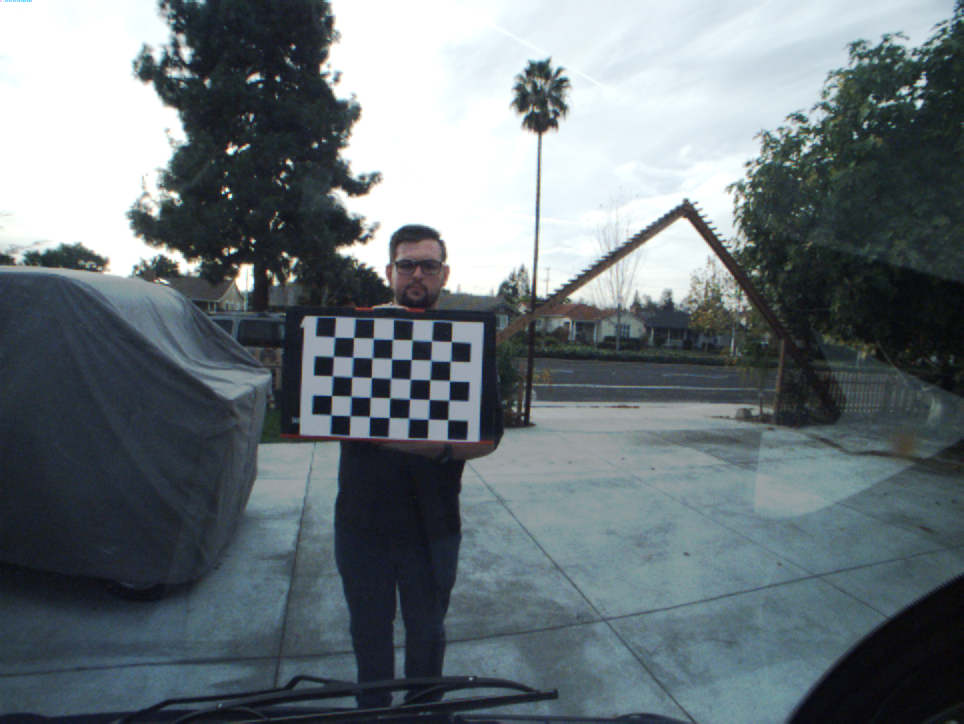
#> input picture scripts/cal_imgs/image001.png, 964 x 724 px; its folder holds only this picture in this run
$ jupyter execute --allow-errors 'Camera Calibration.ipynb'   (shell and % lines are left out)
#> lines starting #> are read from the running program, lines starting #| are printed output that depends on the picture; after the words box and inside, x2 and y2 are one past the last pixel; in counts of white or black regions, pixels touching at a corner belong together; long printed decimals are rounded
[cell 1]
import cv2
import glob, os
from matplotlib import pyplot as plt
import numpy as np

[cell 2]
cal_images_path = 'cal_imgs'
pattern_size = (7,5)
cal_imgs_with_Corners = 'imgs_w_corners'
undistorted_imgs_path = 'imgs_undistorted'

[cell 3]
imgs_path = glob.glob(cal_images_path+'/image*.png')

img_path = imgs_path[0]
#read the image
img = cv2.imread(img_path)
#> img is the input picture: shape (724, 964, 3); mean B, G, R 121.6, 116.5, 106.2
# plot the image
plt.figure(figsize=(16,10))
plt.imshow(cv2.cvtColor(img, cv2.COLOR_BGR2RGB))
plt.show()

[cell 4]
## find the corners of the checker board.

# turn the image to gray
img_gray = cv2.cvtColor(img,cv2.COLOR_BGR2GRAY)
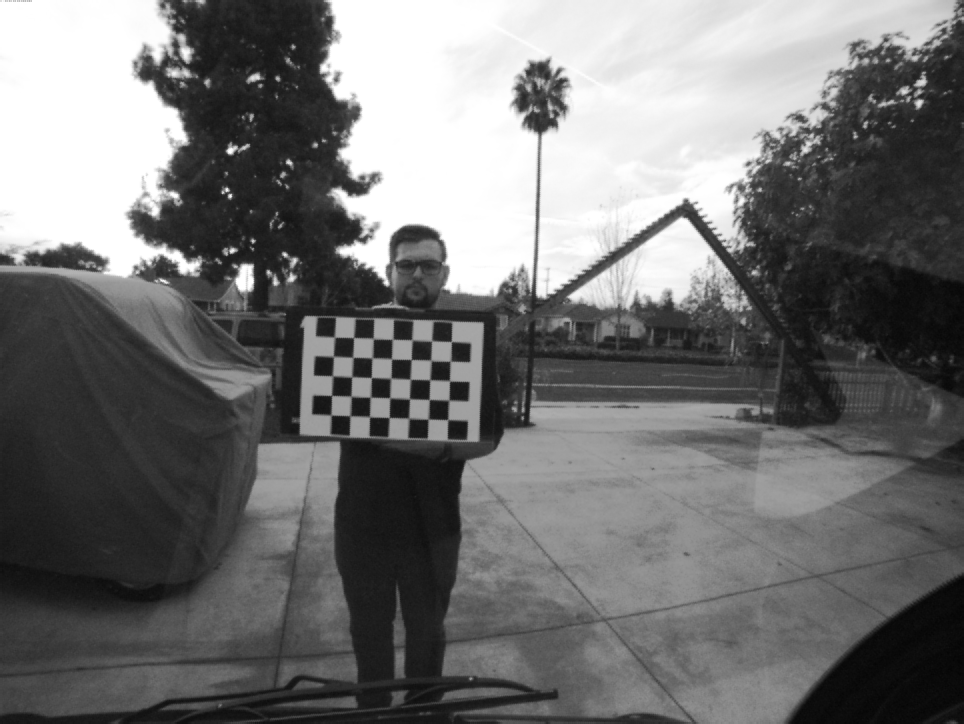
#> img_gray: shape (724, 964); min 4, max 255, mean 114

# find corners
ret,corners = cv2.findChessboardCorners(img_gray,pattern_size)
#> ret = True; corners = 35 rows, first 8: [335.3, 337.6], [353.4, 337.7], [373.6, 339.3], [391.8, 339.7], [412.5, 340.4], [432, 340.5], [451.2, 341.5], [332.9, 357.3]
print (ret)
#| True
print ('2 of the Corners:')
print (corners[:2])
#| [[[335.269 337.599]]
#|  [[353.4348  337.714]]]

[cell 5]
# Overlay the corners over the image
cv2.drawChessboardCorners(img,pattern_size,corners,ret)
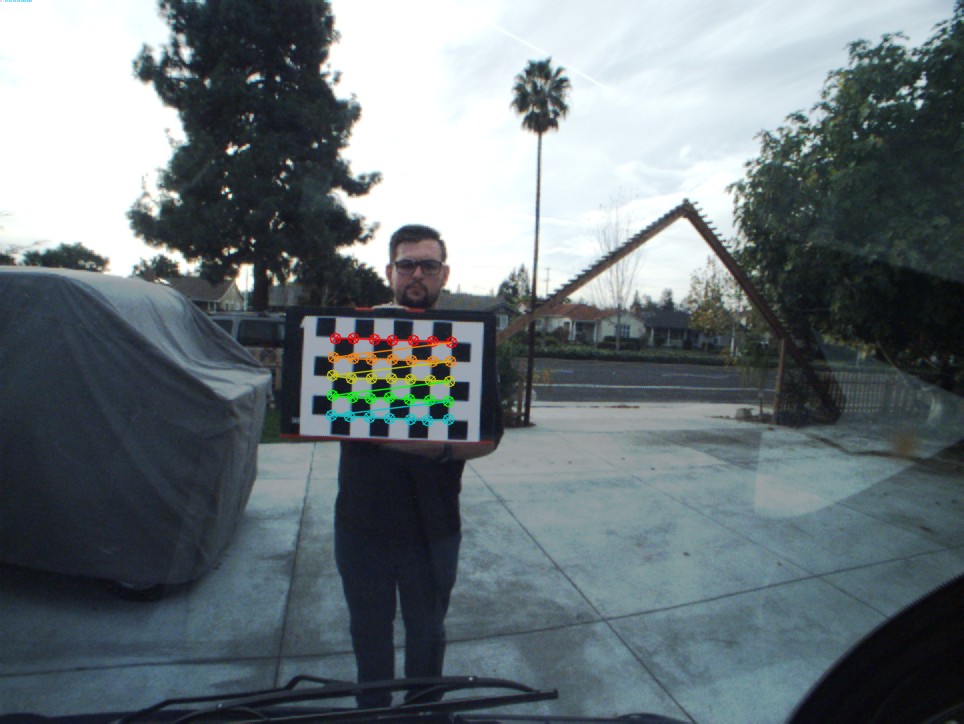
#> img: shape (724, 964, 3); 0.83% of pixels changed, all inside (x1, y1, x2, y2) = (325, 332, 458, 427)
plt.figure(figsize=(16,10))
plt.imshow(cv2.cvtColor(img,cv2.COLOR_BGR2RGB))
plt.show()

# save image
cv2.imwrite(cal_imgs_with_Corners +'/' +os.path.basename(img_path),img)
#> Out = True

[cell 6]
# Do all above for the all images

obj_pts = []
img_pts = []

nx = pattern_size[0]
ny = pattern_size[1]
objp=np.zeros((nx*ny,3),np.float32)
objp[:,:2] = np.mgrid[0:nx,0:ny].T.reshape(-1,2)

for img_path in imgs_path:
    img = cv2.imread(img_path)
    img_gray = cv2.cvtColor(img,cv2.COLOR_BGR2GRAY)
    ret,corners = cv2.findChessboardCorners(img_gray,pattern_size)
    if ret is False:
        print (img_path, "'s corners couldn't be found!")
    else:
        cv2.drawChessboardCorners(img,pattern_size,corners,ret)
        cv2.imwrite(cal_imgs_with_Corners +'/' +os.path.basename(img_path),img)
        obj_pts.append(objp)
        img_pts.append(corners)

[cell 7]
# Calibrate the Camera
ret, mtx, dist, rvecs, tvecs = cv2.calibrateCamera(obj_pts, img_pts, img_gray.shape[::-1], None, None)
#> ret = 0.633; mtx = [[2283.9, 0, 479.8], [0, 2327.5, 358.4], [0, 0, 1]]; dist = [[-13.74, -127.7, 0.111, -0.428, -0.41]]; rvecs = ([-0.0651, -0.125, 0.042],); tvecs = ([-7.44, -1.13, 119.7],)

print("Camera Matrix")
print(mtx)
#| [[2.28391646e+03 0.00000000e+00 4.79768435e+02]
#|  [0.00000000e+00 2.32754099e+03 3.58404019e+02]
#|  [0.00000000e+00 0.00000000e+00 1.00000000e+00]]
print("Distortion parameters:")
print(dist)
#| [[-1.37403418e+01 -1.27660317e+02  1.10548664e-01 -4.27713132e-01
#|   -4.10275434e-01]]

[cell 8]
# undistort Camera
for img_path in imgs_path:
    img = cv2.imread(img_path)
    img_undistorted = cv2.undistort(img, mtx, dist, None, None)
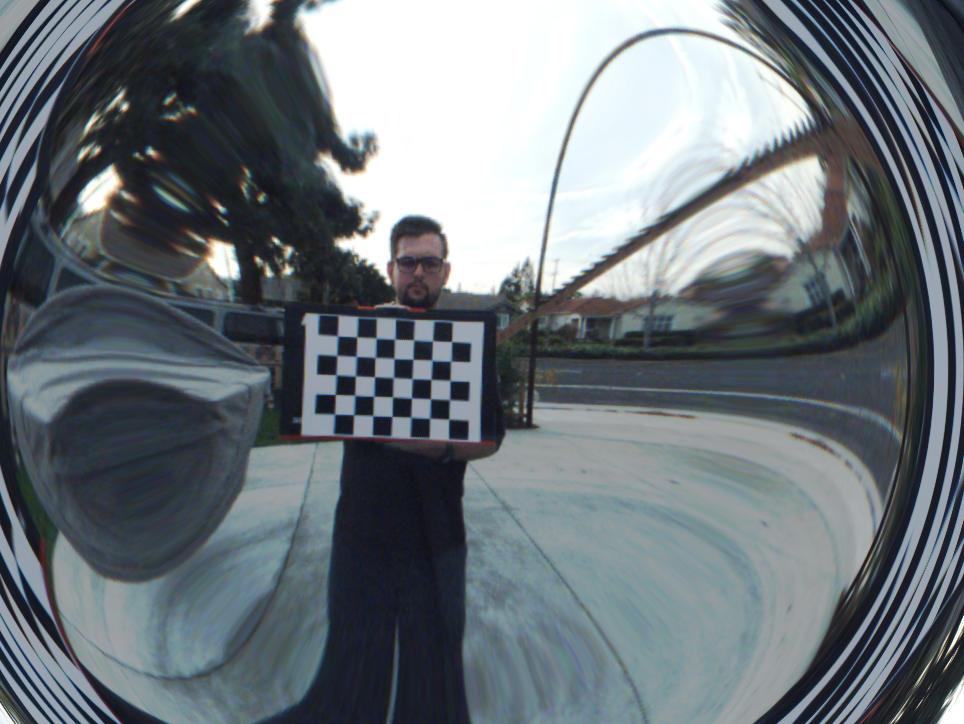
#> img_undistorted: shape (724, 964, 3); mean B, G, R 122.5, 117.4, 108.8
    cv2.imwrite(undistorted_imgs_path +'/' +os.path.basename(img_path),img_undistorted)

[cell 9]
# Compare Distorted and undistorted image
plt.figure(figsize=(16,8))
plt.subplot(1,2,1)
plt.imshow(plt.imread(cal_images_path + '/image013.png'))
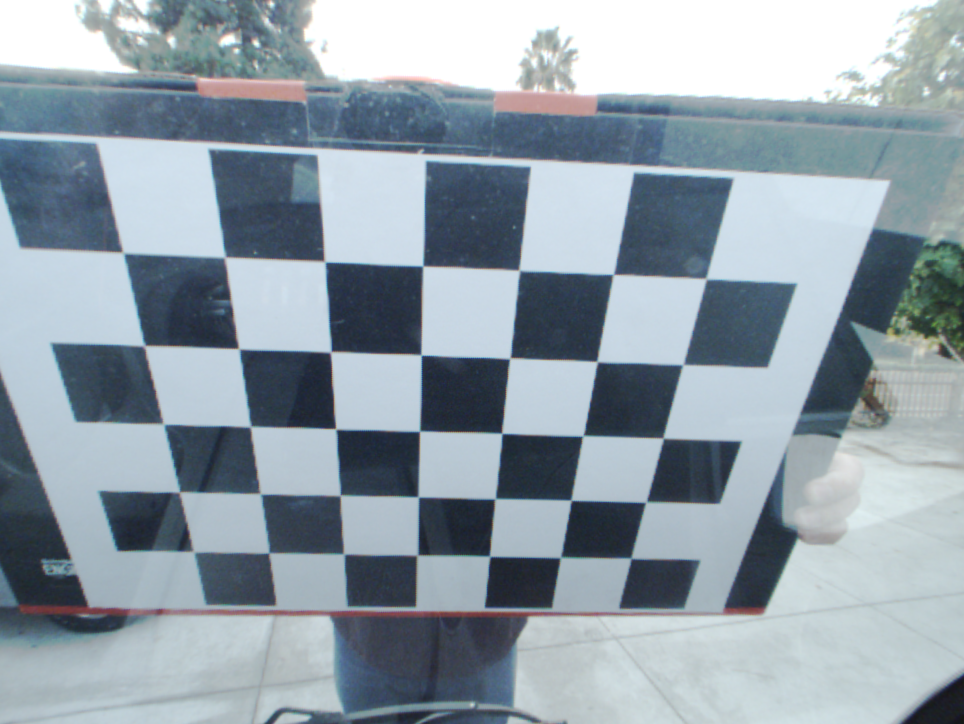
#> input picture scripts/imgs_undistorted/image013.png, 964 x 724 px, found by its file name
plt.subplot(1,2,2)
plt.imshow(plt.imread(undistorted_imgs_path + '/image013.png'))
plt.show()
